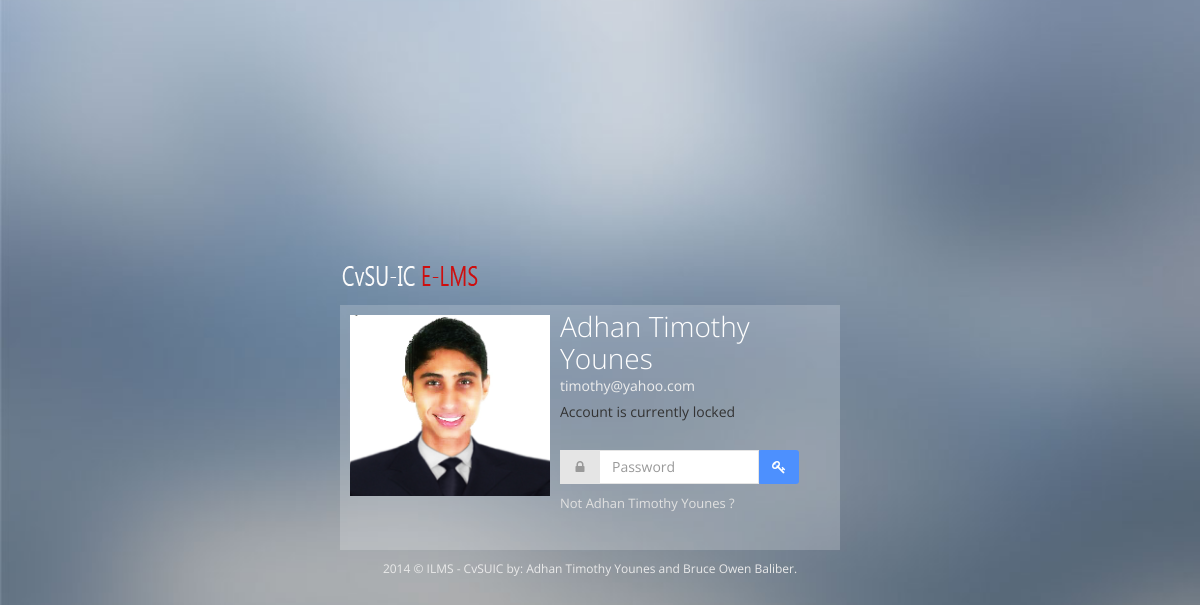
Page /function/lock.php (signed in) on the committed database.
### tables this page shows
CREATE TABLE IF NOT EXISTS `users` (
  `id` int(10) NOT NULL,
  `fullname` varchar(250) NOT NULL,
  `firstname` varchar(250) NOT NULL,
  `lastname` varchar(250) NOT NULL,
  `email` varchar(250) NOT NULL,
  `username` varchar(200) DEFAULT NULL,
  `password` varchar(200) DEFAULT NULL,
  `level` varchar(200) NOT NULL,
  `status` varchar(250) NOT NULL,
  `mobile` varchar(200) NOT NULL,
  `profilepic` varchar(250) NOT NULL,
  `gender` varchar(250) NOT NULL,
  `address` varchar(250) NOT NULL,
  `verification_code` varchar(250) NOT NULL,
  `logging` varchar(200) NOT NULL
);

### function/lock.php (the view, shortened to what this page needs)
<?php
$id1=$_SESSION['timkey'];
$query=mysql_query("select * from users where id='$id1'") or die("Error");
if($num=mysql_num_rows($query)>0)
{
	$row=mysql_fetch_assoc($query);
	$firstname=$row['firstname'];
	$lastname=$row['lastname'];
	$email=$row['email'];
	$image=$row['profilepic'];
	$level=$row['level'];
}
?>
<!DOCTYPE html>
<html lang="en" class="no-js">
<head>
<link href="../template/assets/plugins/font-awesome/css/font-awesome.min.css" rel="stylesheet" type="text/css"/>
<link href="../template/assets/plugins/bootstrap/css/bootstrap.min.css" rel="stylesheet" type="text/css"/>
<link href="../template/assets/plugins/uniform/css/uniform.default.css" rel="stylesheet" type="text/css"/>
<link href="../template/assets/css/style-metronic.css" rel="stylesheet" type="text/css"/>
<link href="../template/assets/css/style.css" rel="stylesheet" type="text/css"/>
<link href="../template/assets/css/style-responsive.css" rel="stylesheet" type="text/css"/>
<link href="../template/assets/css/plugins.css" rel="stylesheet" type="text/css"/>
<link href="../template/assets/css/themes/default.css" rel="stylesheet" type="text/css" id="style_color"/>
<link href="../template/assets/css/pages/lock.css" rel="stylesheet" type="text/css"/>
<link href="../template/assets/css/custom.css" rel="stylesheet" type="text/css"/>
</head>
<body>
<div class="page-lock">
	<div class="page-logo">
		<a class="brand" href="lock.php">
			<img src="../template/assets/img/cvsu_logo.png" alt="logo"/>
		</a>
	</div>
	<div class="page-body">
	<?php
	if($level=="ADMIN")
	{
	?>
		<img class="page-lock-img" src="../administrator/images/adminprofile/<?php echo $image;?>" alt="">
	<?php
	}
	elseif($level=="INSTRUCTOR")
	{
	?>
		<img class="page-lock-img" src="../instructors/images/profilepic/<?php echo $image;?>" alt="">
	<?php
	}
?>
		<div class="page-lock-info">
			<h1><?php echo $firstname." ".$lastname;?></h1>
			<span class="email">
				 <?php echo $email;?>
			</span>
			<span class="locked">
				 Account is currently locked
			</span>
			<form class="form-inline" method="POST" onsubmit="return validateForm()" enctype="multipart/form-data">
				<div class="input-group input-medium">
				<span class="input-group-addon"><i class="fa fa-lock"></i></span>
					<input type="password" class="form-control" placeholder="Password" name="password" required>
					<span class="input-group-btn">
						<button name="unlock" type="submit" class="btn blue icn-only tooltips" title="Unlock"><i class="fa fa-key"></i></button>
					</span>
				</div>
				<div class="relogin">
					<a href="../function/logout.php">
						 Not <?php echo $firstname." ".$lastname;?> ?
					</a>
				</div>
			</form>
		</div>
	</div>
	<div class="page-footer">
	<p class="center">
		  2014 &copy; ILMS - CvSUIC by: Adhan Timothy Younes and Bruce Owen Baliber.
	</p>
	</div>
</div>
</body>
</html>

### template/assets/css/style-metronic.css (style rules this page uses)
div, input, select, textarea, span, img, table, td, th, p, a, button, ul, code, pre, li { -webkit-border-radius: 0 !important; -moz-border-radius: 0 !important; border-radius: 0 !important; }
.btn { width: 100%; border-width: 0; padding: 7px 14px; font-size: 14px; display: inline-block; outline: none !important; -webkit-box-shadow: none !important; -moz-box-shadow: none !important; box-shadow: none !important; -webkit-border-radius: 0px !important; -moz-border-radius: 0px !important; border-radius: 3px !important; text-shadow: none; }
.btn.blue { color: white; text-shadow: none; background-color: #4d90fe; }
.btn > i { font-size: 14px; }
.form-control { font-size: 14px; font-weight: normal; color: #333333; background-color: #ffffff; border: 1px solid #e5e5e5; border-radius: 0; -webkit-box-shadow: none; box-shadow: none; -webkit-transition: border-color ease-in-out .15s, box-shadow ease-in-out .15s; transition: border-color ease-in-out .15s, box-shadow ease-in-out .15s; }
.input-group-addon { border-color: #e5e5e5; background: #e5e5e5; min-width: 39px; }
.input-group-addon > i { color: #999; }
.input-medium { width: 240px !important; }

### template/assets/css/style-responsive.css (style rules this page uses)
.center { text-align: center; }

### template/assets/css/themes/default.css (style rules this page uses)
body { background-color: #3d3d3d !important; }

### template/assets/css/pages/lock.css (style rules this page uses)
body { background-color: #ddd; padding: 0; margin: 0; }
.page-lock { top: 50%; left: 50%; position: absolute; margin-top: -140px; margin-left: -260px; }
.page-lock .page-logo { margin-bottom: 15px; }
.page-lock .page-body { width: 500px; padding: 10px; background: url(../../img/bg-white-lock.png) repeat; }
.page-lock .page-body:after, .page-lock .page-body:before { display: table; content: ""; line-height: 0; }
.page-lock .page-body:after { clear: both; }
.page-lock .page-footer { margin-top: 10px; text-align: left !important; font-size: 12px; color: #eaeaea; }
.page-lock img.page-lock-img { float: left; width: 200px; height: auto; }
.page-lock .page-lock-info { padding-left: 10px; float: right; width: 280px; }
.page-lock .page-lock-info h1 { margin-top: -5px; font-weight: 300; color: #fff; font-size: 28px; line-height: 32px; margin-bottom: 5px; }
.page-lock .page-lock-info .email { color: #eee; display: block; font-size: 14px; line-height: 14px; margin-bottom: 10px; }
.page-lock .page-lock-info .locked { color: #333; font-size: 14px; line-height: 14px; font-style: normal; }
.page-lock .page-lock-info form { margin: 28px 0; }
.page-lock .page-lock-info input { background: #fff; }
.page-lock .relogin { margin-top: 10px; }
.page-lock .relogin a { color: #e1e1e1; }

### rows in the picture
users: profilepic (picture), firstname "Adhan Timothy", lastname "Younes", email "timothy@yahoo.com"
